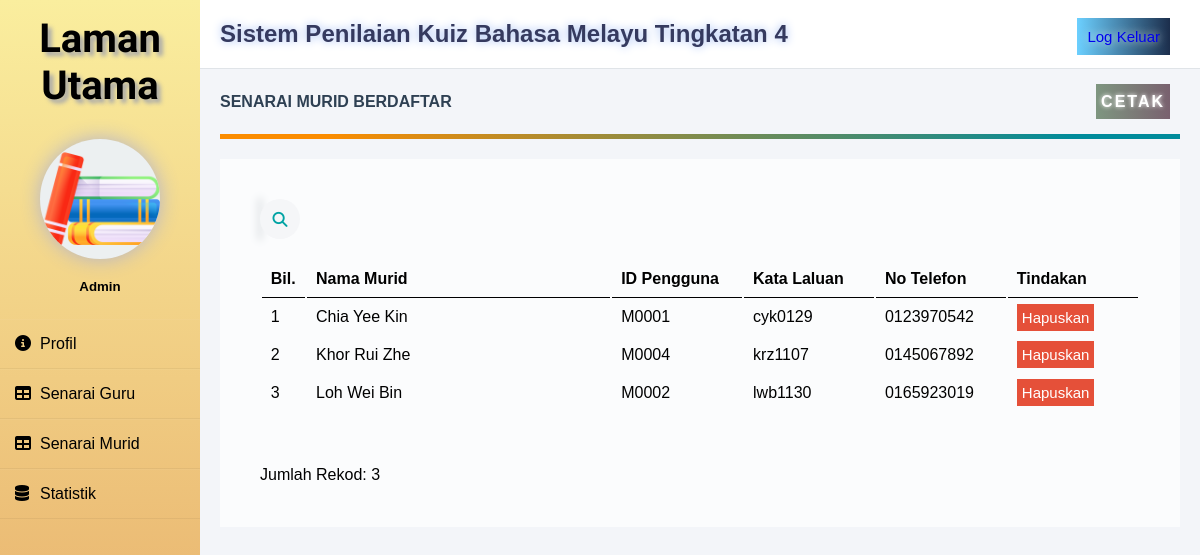
The page /senaraimurid.php (signed in) on the database as committed earlier.
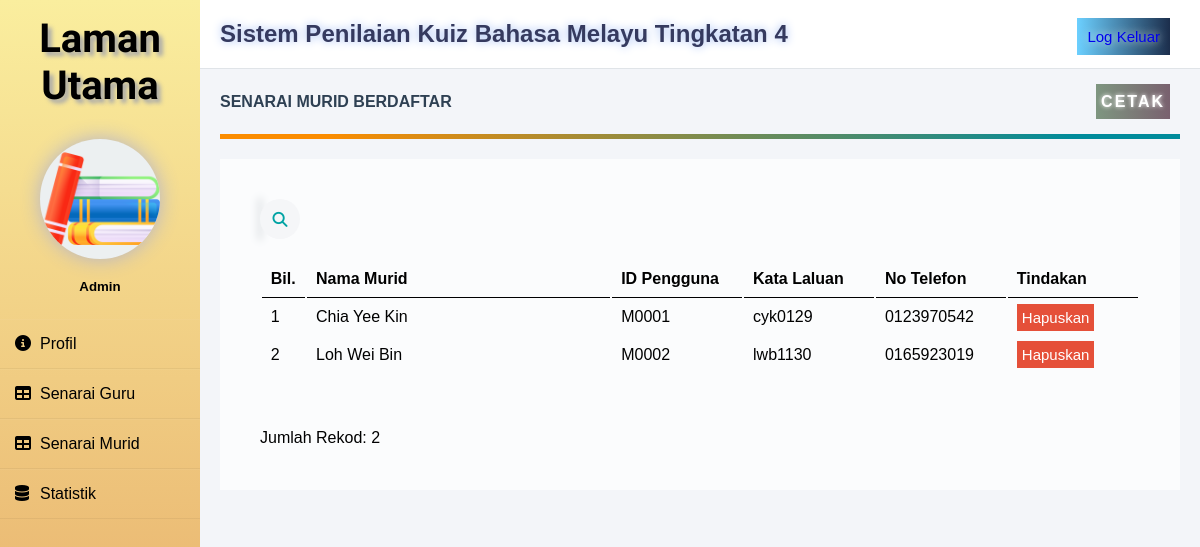
The same page on the database as committed later.
### tables this page shows
CREATE TABLE `pengguna` (
  `idpengguna` varchar(10) NOT NULL,
  `peranan` varchar(10) NOT NULL,
  `nama` varchar(20) NOT NULL,
  `katalaluan` varchar(10) NOT NULL,
  `notel` varchar(12) NOT NULL
);

### senaraimurid.php (the view, shortened to what this page needs)
<?php
require 'connect.php';
include('template/sidebar.php');
?>
<head>
    <link rel="stylesheet" href="css/senaraimuridstyle.css?v=<?php echo time(); ?>">
</head>
        <div class="space">
            <div class="header">
                <h2>Sistem Penilaian Kuiz Bahasa Melayu Tingkatan 4</h2>
                <div class="logoutbutton"><a href="logout.php">Log Keluar</a></div>
            </div>
            <div class="maincontent">
                <div class="title">SENARAI MURID BERDAFTAR</div>
                <a name="cetak" onclick="window.print()">CETAK</a>
                <div class="separator"></div>
                <div class="detailbox">
                    <?php
                        $querymurid = mysqli_query($conn, "SELECT * FROM pengguna WHERE peranan='murid' ORDER BY nama ASC");
                        ?>
                        <div class="searchbox">
                            <div class="searchbutton">
                                <i class="fas fa-search"></i>
                            </div>
                        </div>
                        <table class="senaraimurid" id="senaraimurid" autowidth="false">
                            <thead>
                                <tr>
                                    <th style="width: 5%;">Bil.</th>
                                    <th style="width: 35%;">Nama Murid</th>
                                    <th style="width: 15%;">ID Pengguna</th>
                                    <th style="width: 15%;">Kata Laluan</th>
                                    <th style="width: 15%;">No Telefon</th>
                                    <th style="width: 15%;">Tindakan</th>
                                </tr>
                            </thead>
                            <?php
                                if($querymurid==TRUE){
                                    $count = mysqli_num_rows($querymurid);
                                    if($count>0){
                                        $bil = 1;
                                        while($fetchmurid = mysqli_fetch_assoc($querymurid)): ?>
                                        <tbody>
                                            <tr>
                                                <td><?php echo $bil++;?></td>
                                                <td><?php echo $fetchmurid['nama'];?></td>
                                                <td><?php echo $fetchmurid['idpengguna'];?></td>
                                                <td><?php echo $fetchmurid['katalaluan'];?></td>
                                                <td><?php echo $fetchmurid['notel'];?></td>
                                                <td>
                                                    <a href="hapuskanmurid.php?idpengguna=<?php echo $fetchmurid['idpengguna']; ?>" class="hapusmurid" onclick="return confirm('Adakah anda ingin hapuskan semua rekod murid ini?')">Hapuskan</a>
                                                </td>
                                            </tr>
                                        </tbody>
                                        <?php endwhile; }} ?>
                        </table>
                        <br><br>Jumlah Rekod: <?php echo $bil-1;?><br>
                    </div>
            </div>
        </div>
</body>
</html>

### template/sidebar.php (shortened to what this page needs)
<html>
<head>
    <link rel="stylesheet" href="template/sidebar.css?v=<?php echo time(); ?>">
</head>
<?php
if ($_SESSION['idpengguna']=="G0000"){
?>
<body>
    <div class="wrapper">
        <div class="dashboard">
            <h2>Laman Utama</h2>
            <div class="icon">
                <img src="images/Buku.png" alt="">
            </div>
            <h5>Admin</h5>
            <ul>
                <li><a href="lamanutamaguru.php"><i class="fas fa-info-circle"></i>Profil</a></li>
                <li><a href="senaraiguru.php"><i class="fas fa-table"></i>Senarai Guru</a></li>
                <li><a href="senaraimurid.php"><i class="fas fa-table"></i>Senarai Murid</a></li>
                <li><a href="laporanstatistikadmin.php"><i class="fas fa-database"></i>Statistik</a></li>
            </ul>
        </div>
<?php
} else if($_SESSION['peranan']=="guru") {
?>
<body>
    <div class="wrapper">
        <div class="dashboard">
            <h2>Laman Utama</h2>
            <div class="icon">
                <img src="images/Buku.png" alt="">
            </div>
            <h5>Guru</h5>
            <ul>
                <li><a href="lamanutamaguru.php"><i class="fas fa-info-circle"></i>Profil</a></li>
                <li><a href="koleksikuizguru.php"><i class="fab fa-wpforms"></i>Koleksi Kuiz</a></li>
                <li><a href="prestasitopik.php"><i class="fas fa-table"></i>Prestasi</a></li>
                <li><a href="importmurid.php"><i class="fas fa-file-import"></i>Import</a></li>
            </ul>
        </div>
<?php
}
?>

### template/sidebar.css (style rules this page uses)
* { margin: 0; padding: 0; box-sizing: border-box; list-style: none; font-family: Verdana, Geneva, Tahoma, sans-serif; }
body { margin: 0; padding: 0; background: #f3f5f9; }
.wrapper { display: flex; position: relative; }
.wrapper .dashboard { position: fixed; width: 200px; height: 100%; background-image: linear-gradient(#FAEE9E,#E5A663); padding: 30px 0; }
.wrapper .dashboard h2 { color: #000000; font-family: 'Tangerine', serif; font-size: 40px; text-shadow: 4px 4px 4px #aaa; text-align: center; margin-bottom: 30px; margin-top: -15px; }
.icon img { display: block; margin: 20px auto; width: 60%; border-radius: 50%;; box-shadow: 0 0 20px 0 #b3b3cc; background-color: #ecf0f1; }
h5 { margin-bottom: 25px; color: #000000; text-align: center; }
.wrapper .dashboard ul li { padding: 15px; border-bottom: 1px solid rgba(0,0,0,0.05); border-top: 1px solid rgba(225,225,225,0.05); }
.wrapper .dashboard ul li a { color: #000000; display: block; }
.wrapper .dashboard ul li a .fas { width: 25px; }

### css/senaraimuridstyle.css (style rules this page uses)
* { margin: 0; padding: 0; box-sizing: border-box; list-style: none; font-family: Verdana, Geneva, Tahoma, sans-serif; }
body { margin: 0; padding: 0; background: #f3f5f9; }
.space { width: 100%; margin-left: 200px; }
.header { padding: 20px; background: #fff; color: #000000; border-bottom: 1px solid #e0e4e8; }
.header h2 { color: #353A5F; text-shadow: 0 0 10px #9EBAF3; }
.logoutbutton { padding: 10px; background-image: linear-gradient(90deg,#6CD0FF,#1C2E4C); text-shadow: 0 0 10px #fff; float: right; margin-top: -30px; margin-right: 10px; font-size: 15px; color: #fff; }
a { text-decoration: none; }
.maincontent { margin: 20px; color: #000000; line-height: 25px; }
.maincontent div { margin-bottom: 20px; }
.title { font-weight: bold; color: #2E4053; }
.separator { height: 5px; background-image: linear-gradient(108.9deg, rgba(251,140,0,1) 11.2%, rgba(0,139,155,1) 88.9%); }
.detailbox { position: relative; background: #fff; background-color: rgba(255, 255, 255, 0.7); padding: 40px; }
.searchbox { position: relative; }
.searchbutton { position: absolute; top: 0; left: 0; background: #f5f6f8; width: 40px; height: 40px; border-radius: 50%; cursor: pointer; transition: all 0.5s 0.6s linear; }
.searchbutton .fas { position: absolute; top: 50%; left: 50%; transform: translate(-50%,-50%); color: #01a3a4; font-size: 15px; transition: all 0.5s 0.6s linear; }
.senaraimurid { width: 100%; table-layout: auto; }
table tr th { border-bottom: 1px solid black; padding: 1%; text-align: left; }
table tr td { padding: 1%; }
.hapusmurid { background-color: #e55039; padding: 5px; color: white; text-decoration: none; font-size: 15px; }
a[name="cetak"] { cursor: pointer; background-image: linear-gradient(to right, #7E9680, #79616F); text-shadow: 0 0 4px #fff; padding: 5px; color: white; letter-spacing: 2px; text-decoration: none; font-weight: bold; display: inline-block; float: right; margin-top: -50px; margin-right: 10px; }

Rows that differ between the two databases and show on the page:
removed pengguna: nama "Khor Rui Zhe", idpengguna "M0004", katalaluan "krz1107", notel "0145067892"
Other text that changed with them:
$bil-1: "3" → "2"
